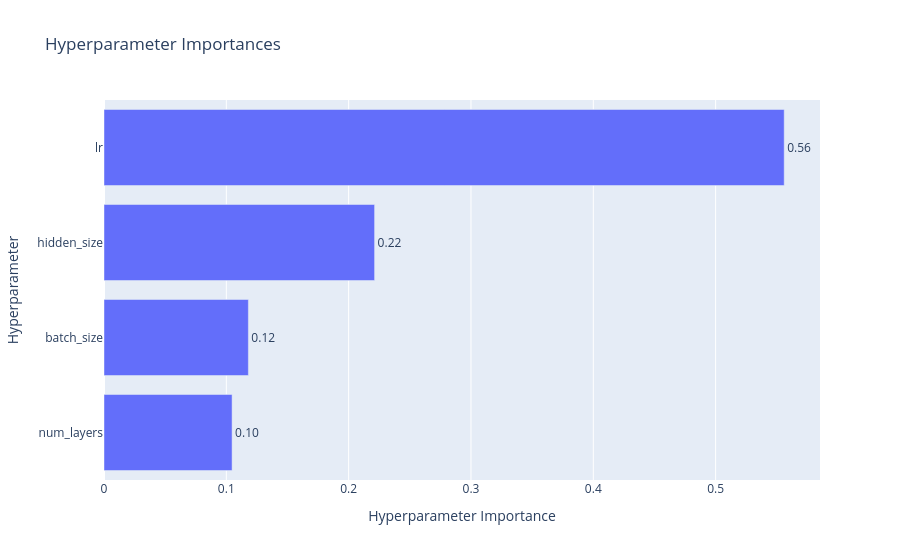

This figure's notebook cell:
### Code cell
vis.plot_param_importances(study)

### Figure 1 — Plotly figure (JSON) as saved in the notebook; plotly's stock layout.template omitted (floating-point values rounded to 4 significant figures)
{"data": [{"cliponaxis": false, "hovertemplate": ["num_layers (IntDistribution): 0.10471236423883541<extra></extra>", "batch_size (CategoricalDistribution): 0.11802020810654625<extra></extra>", "hidden_size (IntDistribution): 0.22120754892556313<extra></extra>", "lr (FloatDistribution): 0.5560598787290553<extra></extra>"], "name": "Objective Value", "orientation": "h", "text": ["0.10", "0.12", "0.22", "0.56"], "textposition": "outside", "type": "bar", "x": [0.1047, 0.118, 0.2212, 0.5561], "y": ["num_layers", "batch_size", "hidden_size", "lr"]}], "layout": {"title": {"text": "Hyperparameter Importances"}, "xaxis": {"title": {"text": "Hyperparameter Importance"}}, "yaxis": {"title": {"text": "Hyperparameter"}}}}
